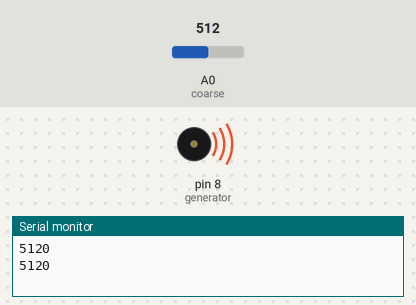
This sketch was run on a simulated Arduino Uno, built with avr-gcc and run on an emulated ATmega328P. Parts: buzzer (waves = sounding), the last lines printed to the serial monitor. Inputs (shaded band) come from the test bench; at power-on: A0 (coarse) = 512.

Above: at 1.8 s.
1.9 s: A0 (coarse) set to 0
At 2.7 s:
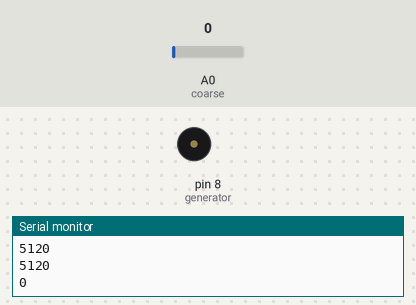
3.5 s: A0 (coarse) set to 122
At 5.4 s:
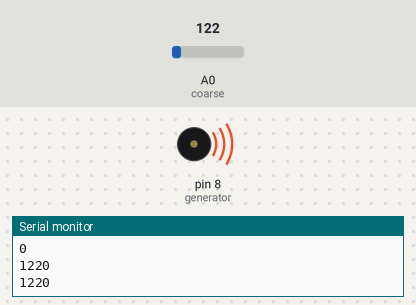
Timing chart, 0 to 6.9 s (numbered marks = the images above; inputs shaded):
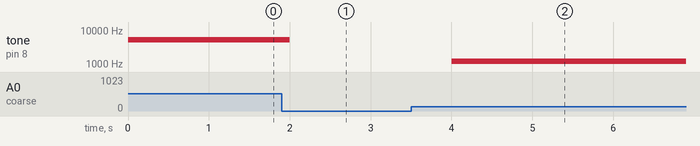

The sketch:

ondas-quadradas.ino
```cpp
#define coarse A0
#define generator 8

int frequency;


void setup()
{
Serial.begin(9600);
pinMode(coarse, INPUT);
pinMode(generator, OUTPUT);
}

void loop()
{
frequency = (analogRead(coarse)*10);
Serial.println(frequency);
tone(generator, frequency);
delay(1000);
}
```

Measured:
- after the input at 1.9 s, tone on pin 8 (generator): 5120 Hz → silent after 0.10 s
- after the input at 3.5 s, tone on pin 8 (generator): silent → 1220 Hz after 0.50 s
